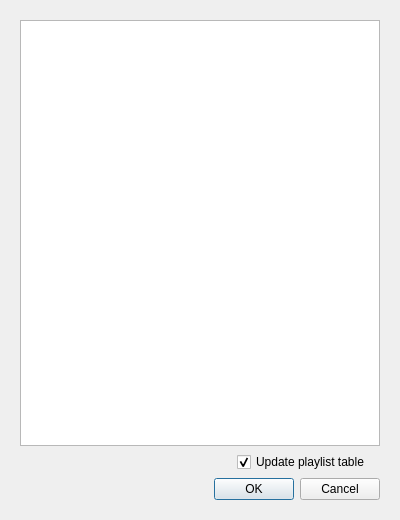
<?xml version="1.0" encoding="UTF-8"?>
<ui version="4.0">
 <class>DL_History_Editor</class>
 <widget class="QDialog" name="DL_History_Editor">
  <property name="geometry">
   <rect>
    <x>0</x>
    <y>0</y>
    <width>400</width>
    <height>520</height>
   </rect>
  </property>
  <property name="minimumSize">
   <size>
    <width>400</width>
    <height>520</height>
   </size>
  </property>
  <property name="windowTitle">
   <string>Dialog</string>
  </property>
  <layout class="QVBoxLayout" name="verticalLayout_2">
   <item>
    <widget class="QWidget" name="verticalWidget" native="true">
     <layout class="QVBoxLayout" name="verticalLayout" stretch="1,0,0">
      <property name="sizeConstraint">
       <enum>QLayout::SetDefaultConstraint</enum>
      </property>
      <item>
       <widget class="QTableView" name="tblView"/>
      </item>
      <item>
       <layout class="QHBoxLayout" name="horizontalLayout" stretch="30,0">
        <property name="rightMargin">
         <number>10</number>
        </property>
        <item>
         <spacer name="horizontalSpacer">
          <property name="orientation">
           <enum>Qt::Horizontal</enum>
          </property>
          <property name="sizeHint" stdset="0">
           <size>
            <width>40</width>
            <height>20</height>
           </size>
          </property>
         </spacer>
        </item>
        <item>
         <widget class="QCheckBox" name="cb_update_pl_df">
          <property name="layoutDirection">
           <enum>Qt::LeftToRight</enum>
          </property>
          <property name="text">
           <string>Update playlist table</string>
          </property>
          <property name="checked">
           <bool>true</bool>
          </property>
         </widget>
        </item>
       </layout>
      </item>
      <item>
       <widget class="QDialogButtonBox" name="buttonBox">
        <property name="orientation">
         <enum>Qt::Horizontal</enum>
        </property>
        <property name="standardButtons">
         <set>QDialogButtonBox::Cancel|QDialogButtonBox::Ok</set>
        </property>
       </widget>
      </item>
     </layout>
    </widget>
   </item>
  </layout>
 </widget>
 <resources/>
 <connections/>
</ui>
